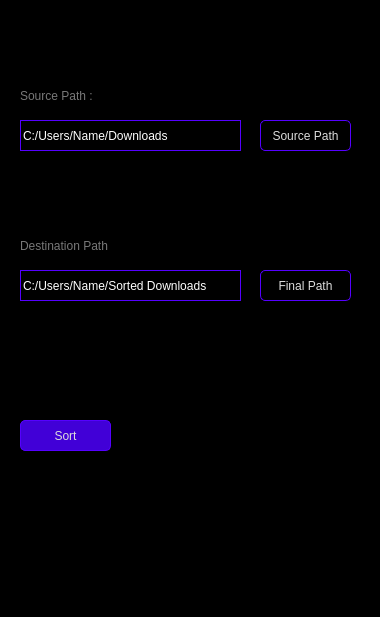
<?xml version="1.0" encoding="UTF-8"?>
<ui version="4.0">
 <class>MainWindow</class>
 <widget class="QMainWindow" name="MainWindow">
  <property name="geometry">
   <rect>
    <x>0</x>
    <y>0</y>
    <width>380</width>
    <height>617</height>
   </rect>
  </property>
  <property name="windowTitle">
   <string>MainWindow</string>
  </property>
  <property name="autoFillBackground">
   <bool>false</bool>
  </property>
  <widget class="QWidget" name="centralwidget">
   <layout class="QVBoxLayout" name="verticalLayout">
    <property name="leftMargin">
     <number>0</number>
    </property>
    <property name="topMargin">
     <number>0</number>
    </property>
    <property name="rightMargin">
     <number>0</number>
    </property>
    <property name="bottomMargin">
     <number>0</number>
    </property>
    <item>
     <widget class="QFrame" name="frame">
      <property name="styleSheet">
       <string notr="true">QFrame{
	background-color : rgb(0,0,0);
}</string>
      </property>
      <property name="frameShape">
       <enum>QFrame::StyledPanel</enum>
      </property>
      <property name="frameShadow">
       <enum>QFrame::Raised</enum>
      </property>
      <widget class="QLabel" name="source_path_txt">
       <property name="geometry">
        <rect>
         <x>20</x>
         <y>80</y>
         <width>91</width>
         <height>31</height>
        </rect>
       </property>
       <property name="styleSheet">
        <string notr="true">QLabel {
	color : rgb(120,120,120);
}</string>
       </property>
       <property name="text">
        <string>Source Path :</string>
       </property>
      </widget>
      <widget class="QPushButton" name="source_path_btn">
       <property name="geometry">
        <rect>
         <x>260</x>
         <y>120</y>
         <width>91</width>
         <height>31</height>
        </rect>
       </property>
       <property name="cursor">
        <cursorShape>PointingHandCursor</cursorShape>
       </property>
       <property name="styleSheet">
        <string notr="true">QPushButton{
	background-color : rgba(85, 255, 127,0);
	color : rgb(220, 220, 220);
	border : 1px solid rgb(85, 0, 255);
	border-radius: 5;
}

QPushButton:hover{
	background-color : rgb(85, 0, 255);
	color : rgb(255,255,255);
}</string>
       </property>
       <property name="text">
        <string>Source Path</string>
       </property>
      </widget>
      <widget class="QLineEdit" name="lineEdit">
       <property name="geometry">
        <rect>
         <x>20</x>
         <y>120</y>
         <width>221</width>
         <height>31</height>
        </rect>
       </property>
       <property name="styleSheet">
        <string notr="true">QLineEdit{
	background-color : rgba(255, 255, 255, 0);
	border : 1px solid rgb(85, 0, 255);
	color : white;
}</string>
       </property>
       <property name="text">
        <string>C:/Users/Name/Downloads</string>
       </property>
      </widget>
      <widget class="QLabel" name="des_path_txt">
       <property name="geometry">
        <rect>
         <x>20</x>
         <y>230</y>
         <width>91</width>
         <height>31</height>
        </rect>
       </property>
       <property name="styleSheet">
        <string notr="true">QLabel {
	color : rgb(120,120,120);
}</string>
       </property>
       <property name="text">
        <string>Destination Path :</string>
       </property>
      </widget>
      <widget class="QPushButton" name="des_path_btn">
       <property name="geometry">
        <rect>
         <x>260</x>
         <y>270</y>
         <width>91</width>
         <height>31</height>
        </rect>
       </property>
       <property name="cursor">
        <cursorShape>PointingHandCursor</cursorShape>
       </property>
       <property name="styleSheet">
        <string notr="true">QPushButton{
	background-color : rgba(85, 255, 127,0);
	color : rgb(220, 220, 220);
	border : 1px solid rgb(85, 0, 255);
	border-radius: 5;
}

QPushButton:hover{
	background-color : rgb(85, 0, 255);
	color : rgb(255,255,255);
}</string>
       </property>
       <property name="text">
        <string>Final Path</string>
       </property>
      </widget>
      <widget class="QLineEdit" name="lineEdit_2">
       <property name="geometry">
        <rect>
         <x>20</x>
         <y>270</y>
         <width>221</width>
         <height>31</height>
        </rect>
       </property>
       <property name="styleSheet">
        <string notr="true">QLineEdit{
	background-color : rgba(255, 255, 255, 0);
	border : 1px solid rgb(85, 0, 255);
	color : white;
}</string>
       </property>
       <property name="text">
        <string>C:/Users/Name/Sorted Downloads</string>
       </property>
      </widget>
      <widget class="QPushButton" name="sort_btn">
       <property name="geometry">
        <rect>
         <x>20</x>
         <y>420</y>
         <width>91</width>
         <height>31</height>
        </rect>
       </property>
       <property name="styleSheet">
        <string notr="true">QPushButton{
	background-color : rgb(65, 0, 215);
	color : rgb(220, 220, 220);
	border : 1px solid rgb(85, 0, 255);
	border-radius: 5;
}

QPushButton:hover{
	background-color : rgba(85, 0, 255,0.5);
	color : rgb(255,255,255);
	border : 1px solid rgb(60, 0, 180);
}</string>
       </property>
       <property name="text">
        <string>Sort</string>
       </property>
      </widget>
     </widget>
    </item>
   </layout>
  </widget>
 </widget>
 <resources/>
 <connections/>
</ui>
